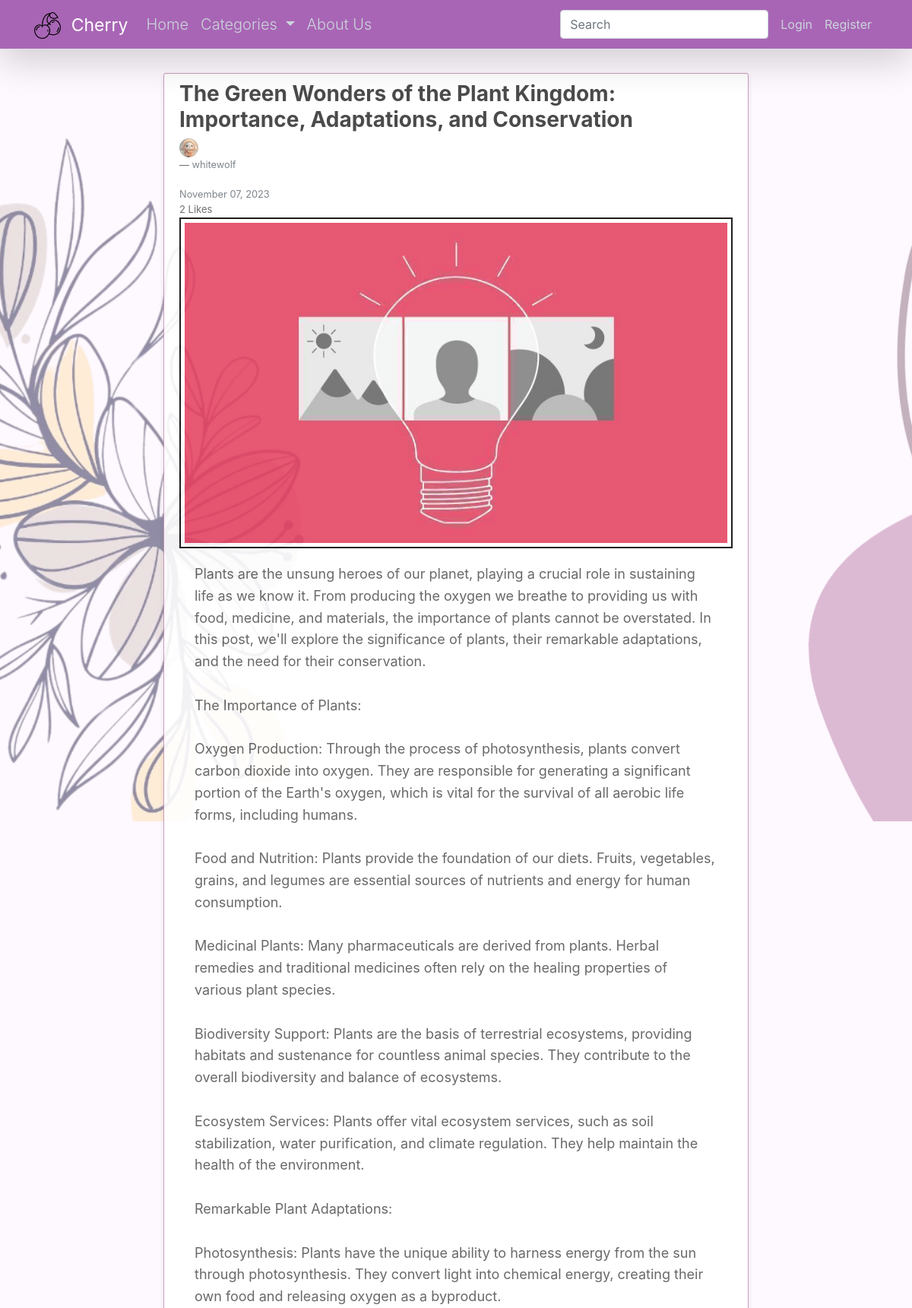
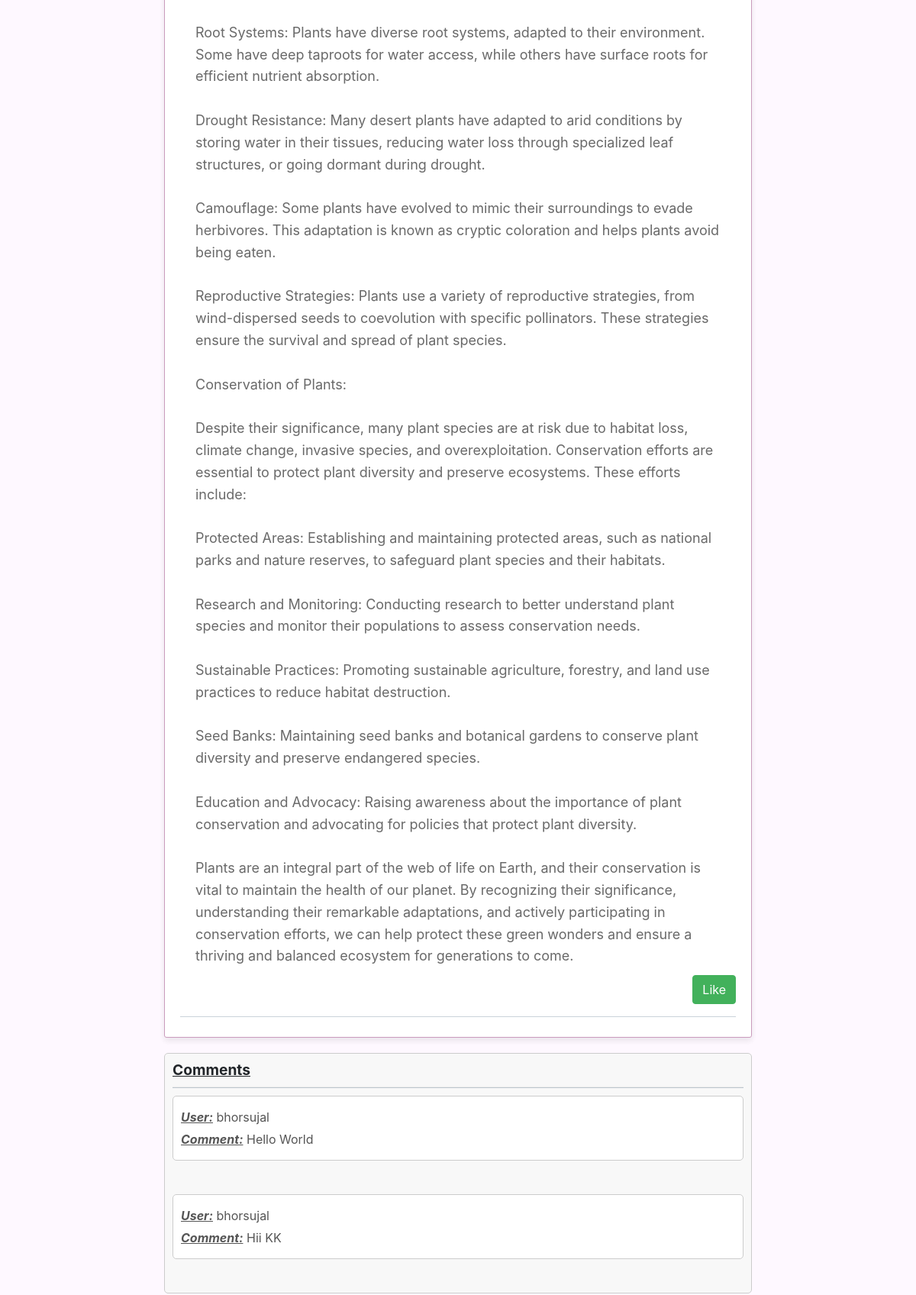
Screenshot of /post/28/ (upper part) with the database file from the repository (2 pictures, top to bottom).
### blog/models.py (models this page shows, shortened)
class Post(models.Model):
	title = models.CharField(max_length=100)
	content = models.TextField()
	date_posted = models.DateTimeField(default=timezone.now)
	author = models.ForeignKey(User, on_delete=models.CASCADE)  #, a ForeignKey is a field used to create a many-to-one relationship between two models in a database.
	likes = models.ManyToManyField(User, related_name='liked_posts')
	category = models.ForeignKey(Category, on_delete=models.SET_NULL, null=True)
	image = models.ImageField(default='default1.jpg', upload_to='post_images')

class Comment(models.Model):
	post = models.ForeignKey('blog.Post', on_delete=models.CASCADE)
	user = models.ForeignKey(User, on_delete=models.CASCADE, default=1)
	text = models.TextField()
	created_date = models.DateTimeField(default=timezone.now)

### user_authentication/models.py (models this page shows, shortened)
class Profile(models.Model):
	user = models.OneToOneField(User, on_delete=models.CASCADE)
	image = models.ImageField(default='default.jpg', upload_to='profile_pics')

### blog/views.py (the view)
# urls.py: path('post/<int:pk>/', PostDetailView.as_view(), name = 'post-detail'),  #pk is the primary key of post
class PostDetailView(DetailView):
    model = Post
    template_name = 'blog/post_detail.html'
    context_object_name = 'post'
    def get_context_data(self, **kwargs):
        context = super().get_context_data(**kwargs)
        context['comments'] = Comment.objects.filter(post=self.object)
        context['comment_form'] = CommentForm()
        return context
    def post(self, request, *args, **kwargs):
        post = self.get_object()
        if self.request.user.is_authenticated:
            form = CommentForm(request.POST)
            if form.is_valid():
                comment = form.save(commit=False)
                comment.post = post
                comment.user = self.request.user  # Assign the logged-in user to the comment
                comment.save()
                return redirect('post-detail', pk=post.pk)
        else:
            return redirect('login')

### blog/forms.py
class CommentForm(forms.ModelForm):
    class Meta:
        model = Comment
        fields = ['text']

### blog/templates/blog/post_detail.html (shortened to what this page needs)
{% load static %}
{% load crispy_forms_tags %}
<!DOCTYPE html>
<html>
<head>
  <link href="https://cdn.jsdelivr.net/npm/bootstrap@5.3.0/dist/css/bootstrap.min.css" rel="stylesheet">
  <link rel="stylesheet" href="https://maxcdn.bootstrapcdn.com/bootstrap/4.0.0/css/bootstrap.min.css"
>
  <link rel="stylesheet" type="text/css" href="{% static 'blog/main.css' %}">
</head>
<body>
  <header class="site-header">
    <nav class="navbar navbar-expand-md navbar-dark border-bottom border-body shadow-lg fixed-top"
      style="background-color: #a865b5;">
      <div class="container">
        <div class="d-flex align-items-center">
          <a class="navbar-brand mr-15" href="{% url 'blog-home' %}">
            <img src="/media/cherries.png" width="35" height="35" class="d-inline-block text-left align-text-top mr-2"
              alt="Cherry Logo">
            <span class="d-inline-block text-left align-text-top" style="font-size: 23px;">Cherry</span>
          </a>
        </div>
        <div class="collapse navbar-collapse" id="navbarToggle">
          <div class="navbar-nav mr-auto">
            <a class="nav-item nav-link lead" href="{% url 'blog-home' %}">Home</a>
            <div class="navbar-nav mr-auto">
              <li class="nav-item dropdown">
                <a class="nav-link dropdown-toggle nav-item nav-link lead" href="#" id="categoriesDropdown"
                  role="button" data-bs-toggle="dropdown" aria-expanded="false">
                  Categories
                </a>
              </li>
            </div>
            <a class="nav-item nav-link lead" href="{% url 'blog-about' %}">About Us</a>
          </div>
          <div class="navbar-nav d-flex align-baseline">
            <form class="form-inline my-2 my-lg-0">
              <input class="form-control mr-sm-2" type="search" placeholder="Search" aria-label="Search">
            </form>
          </div>
          <div class="navbar-nav d-flex align-baseline">
            {% if user.is_authenticated %}
            <a class="nav-item nav-link" href="{% url 'post-create' %}">Write Post</a>
            <a class="nav-item nav-link" href="{% url 'user_profile' %}">Profile</a>
            <a class="nav-item nav-link" href="{% url 'logout' %}">Logout</a>
            {% else %}
            <a class="nav-item nav-link" href="{% url 'login' %}">Login</a>
            <a class="nav-item nav-link" href="{% url 'register' %}">Register</a>
            {% endif %}
          </div>
        </div>
      </div>
    </nav>
  </header>
  <main role="main" class="container custom-container">
    <div class="row">
      <div class="col-md-8 center-content">
        <br>
        <br>
        <br>
        <br>
        <div class="box">
          <article class="media content-section">
            <div class="media-body">
              <h2 class="article-title">{{ object.title }}</h2>
              <div class="d-flex align-items-center">
                <div class="mr-auto">
                  <img class="rounded-circle account-img" src="{{ post.author.profile.image.url }}"
                    style="max-width: 25px; max-height: 25px;" alt="qwert">
                </div>
              </div>
              <figcaption class="blockquote-footer text-body-secondary"
                style="display: flex; justify-content: left; align-items: left;">
                <a class="text-muted" href="{% url 'user-posts' post.author.username %}">{{ post.author }}</a>
              </figcaption>
              <div class="article-metadata">
                <small class="text-muted">{{ object.date_posted|date:"F d, Y" }}</small>
                <small class="text-body-secondary" style="display: flex; font-size: small;">{{ post.likes.count }}
                  Likes</small>
              </div>
              <div style="display: flex; justify-content: center; align-items: center;">
                <div class="image-container">
                  <img class="img-fluid" src="{{ object.image.url }}" alt="{{ object.title }} Image">
                </div>
              </div>
              <p class="article-content">{{ object.content|linebreaksbr }}</p>
              <form method="post" action="{% url 'login' %}">
                <div class="d-flex justify-content-between">
                  <button type="submit" class="btn btn-link col">
                    {% if request.user in post.likes.all %}
                    <button class="btn btn-danger" style="margin-top: -10px;">
                      Unlike
                    </button>
                    {% else %}
                    <button class="btn btn-success" style="margin-top: -10px;">
                      Like
                    </button>
                    {% endif %}
                  </button>
                </div>
                <hr>
              </form>
          </article>
          <div class="comments">
            <h3><strong><u>Comments</u></strong></h3>
            <hr>
            <ul>
              {% for comment in comments %}
              <li>
                <p><i><u><b>User:</b></u></i> {{ comment.user.username }}</p>
                <p><i><u><b>Comment:</b></u></i> {{ comment.text }}</p>
              </li>
              <br>
              {% endfor %}
            </ul>
          </div>
        </div>
      </div>
  </main>
</body>
</html>

### blog/static/blog/main.css (style rules this page uses)
ul { margin: 0; }
.site-header .navbar-nav .nav-link { color: #cbd5db; }
.content-section { background: #ffffff; padding: 10px 20px; border: 1px solid #dddddd; border-radius: 3px; margin-bottom: 20px; }
.account-img { height: 125px; width: 125px; margin-right: 20px; margin-bottom: 16px; }

### blog/templates/blog/post_detail.html (style rules this page uses)
body { background-color: #fef8ff; background-image: url('/media/background.png'); background-repeat: no-repeat; background-attachment: fixed; }
.center-content { margin: 0 auto; max-width: 800px; }
.article-content { font-size: 18px; line-height: 1.6; color: #555; max-width: none; margin: 0 auto; padding: 20px; }
.custom-container { max-width: 1200px; }
.content-section { box-shadow: 0 4px 8px rgba(0, 0, 0, 0.1); border-color: #c38eb4; opacity: 88%; }
.content-section { margin-left: auto; max-width: 800px; margin-right: auto; }
.image-container { position: relative; display: inline-block; padding: 5px; border: 2px solid #000; }
hr { height: 1px; color: #123455; background-color: #123455; border: none; }
.article-title { font-size: 28px; color: #333; font-weight: bold; }
.article-content { font-size: 18px; line-height: 1.6; color: #555; }
.comments { background-color: #f8f8f8; border: 1px solid #ccc; border-radius: 5px; padding: 10px; margin-top: 20px; }
.comments h3 { font-size: 1.2em; margin: 0; }
.comments hr { margin: 10px 0; border: 0; border-top: 1px solid #ccc; }
.comments ul { list-style: none; padding: 0; }
.comments li { margin: 10px 0; border: 1px solid #ccc; border-radius: 5px; padding: 10px; background-color: #fff; }
.comments li p { margin: 5px 0; color: #555; }

### rows the page displays
Post: title "The Green Wonders of the Plant Kingdom: Importance, Adaptations, and Conservation", author.profile.image (placeholder picture), author "whitewolf", date_posted "November 07, 2023", likes.count "2", image (placeholder picture), content "Plants are the unsung heroes of our planet, playing a crucial role in sustaining life as we know it. From producing the oxygen we breathe to providing us with food, medicine, and materials, the importance of plants cannot be overstated. In this post, we'll explore the significance of plants, their remarkable adaptations, and the need for their conservation. The Importance of Plants: Oxygen Production: Through the process of photosynthesis, plants convert carbon dioxide into oxygen. They are responsible for generating a significant portion of the Earth's oxygen, which is vital for the survival of all aerobic life forms, including humans. Food and Nutrition: Plants provide the foundation of…"
Comment: user.username "bhorsujal", text "Hello World"
Comment: user.username "bhorsujal", text "Hii KK"
